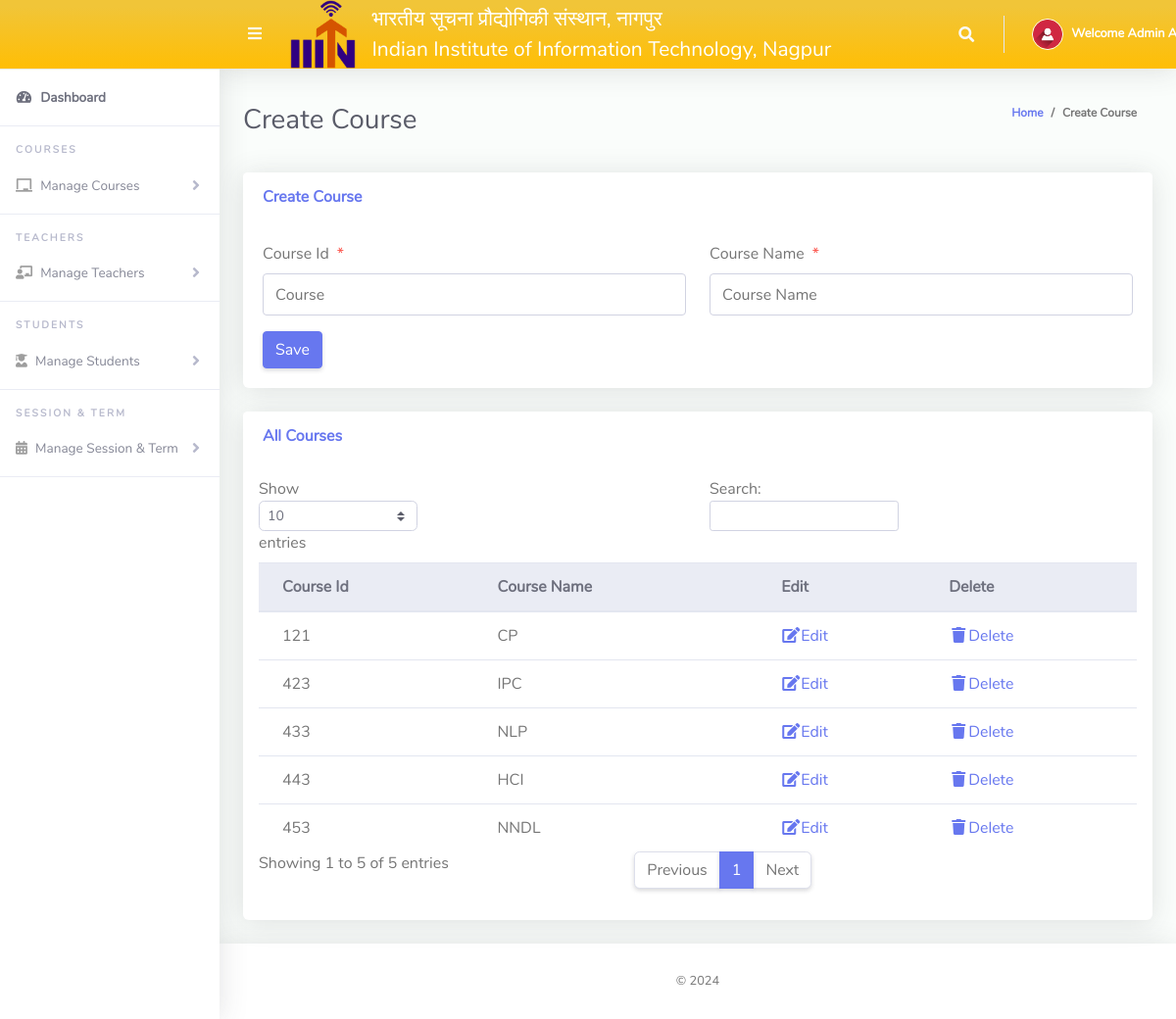
The app's page /Admin/createClass.php (signed in) with its own data.
### tables this page shows
CREATE TABLE `tblcourse` (
  `courseId` int(10) NOT NULL,
  `courseName` varchar(255) NOT NULL
);

### Admin/createClass.php (the view, shortened to what this page needs)
<?php
include '../Includes/dbcon.php';
?>
<!DOCTYPE html>
<html lang="en">
<head>
  <link href="../vendor/fontawesome-free/css/all.min.css" rel="stylesheet" type="text/css">
  <link href="../vendor/bootstrap/css/bootstrap.min.css" rel="stylesheet" type="text/css">
  <link href="css/ruang-admin.min.css" rel="stylesheet">
</head>
<body id="page-top">
  <div id="wrapper">
      <?php include "Includes/sidebar.php";?>
    <div id="content-wrapper" class="d-flex flex-column">
      <div id="content">
       <?php include "Includes/topbar.php";?>
        <div class="container-fluid" id="container-wrapper">
          <div class="d-sm-flex align-items-center justify-content-between mb-4">
            <h1 class="h3 mb-0 text-gray-800">Create Course</h1>
            <ol class="breadcrumb">
              <li class="breadcrumb-item"><a href="./">Home</a></li>
              <li class="breadcrumb-item active" aria-current="page">Create Course</li>
            </ol>
          </div>
          <div class="row">
            <div class="col-lg-12">
              <div class="card mb-4">
                <div class="card-header py-3 d-flex flex-row align-items-center justify-content-between">
                  <h6 class="m-0 font-weight-bold text-primary">Create Course</h6>
                </div>
                <div class="card-body">
                  <form method="post">
                    <div class="form-group row mb-3">
                    <div class="col-xl-6">
                            <label class="form-control-label">Course Id<span class="text-danger ml-2">*</span></label>
                      <input type="text" class="form-control" name="courseId" value="<?php echo $row['courseId'];?>" id="exampleInputFirstName" placeholder="Course">
                        </div>
                        <div class="col-xl-6">
                            <label class="form-control-label">Course Name<span class="text-danger ml-2">*</span></label>
                      <input type="text" class="form-control" name="courseName" value="<?php echo $row['courseName'];?>" id="exampleInputFirstName" placeholder="Course Name">
                        </div>
                    </div>
                      <?php
                    if (isset($Id))
                    {
                    ?>
                    <button type="submit" name="update" class="btn btn-warning">Update</button>
                    &nbsp;&nbsp;&nbsp;&nbsp;&nbsp;&nbsp;&nbsp;&nbsp;&nbsp;&nbsp;
                    <?php
                    } else {
                    ?>
                    <button type="submit" name="save" class="btn btn-primary">Save</button>
                    <?php
                    }
                    ?>
                  </form>
                </div>
              </div>
                 <div class="row">
              <div class="col-lg-12">
              <div class="card mb-4">
                <div class="card-header py-3 d-flex flex-row align-items-center justify-content-between">
                  <h6 class="m-0 font-weight-bold text-primary">All Courses</h6>
                </div>
                <div class="table-responsive p-3">
                  <table class="table align-items-center table-flush table-hover" id="dataTableHover">
                    <thead class="thead-light">
                      <tr>
                        <th>Course Id</th>
                        <th>Course Name</th>
                        <th>Edit</th>
                        <th>Delete</th>
                      </tr>
                    </thead>
                    <tbody>
                  <?php
                      $query = "SELECT * FROM tblcourse";
                      $rs = $conn->query($query);
                      $num = $rs->num_rows;
                      if($num > 0)
                      {
                        while ($rows = $rs->fetch_assoc())
                          {
                            echo"
                              <tr>
                                <td>".$rows['courseId']."</td>
                                <td>".$rows['courseName']."</td>
                                <td><a href='?action=edit&Id=".$rows['courseId']."'><i class='fas fa-fw fa-edit'></i>Edit</a></td>
                                <td><a href='?action=delete&Id=".$rows['courseId']."'><i class='fas fa-fw fa-trash'></i>Delete</a></td>
                              </tr>";
                          }
                      }
                      else
                      {
                           echo
                           "<div class='alert alert-danger' role='alert'>
                            No Record Found!
                            </div>";
                      }
                      ?>
                    </tbody>
                  </table>
                </div>
              </div>
            </div>
            </div>
          </div>
        </div>
      </div>
       <?php include "Includes/footer.php";?>
    </div>
  </div>
</body>
</html>

### Admin/Includes/topbar.php (shortened to what this page needs)
<?php
  $query = "SELECT * FROM tbladmin WHERE Id = ".$_SESSION['userId']."";
  $rs = $conn->query($query);
  $rows = $rs->fetch_assoc();
  $fullName = $rows['firstName']." ".$rows['lastName'];
?>
<nav class="navbar navbar-expand navbar-light bg-gradient-primary topbar mb-4 static-top">
  <button id="sidebarToggleTop" class="btn btn-link rounded-circle mr-3">
    <i class="fa fa-bars"></i>
  </button>
  <img src="../img/logo/iiitn.png" style="width:70px;height:70px">
          <div class="sidebar-brand-text mx-3" style="white-space: nowrap; color:white; font-size: 21px;">
              भारतीय सूचना प्रौद्योगिकी संस्थान, नागपुर<br>
              Indian Institute of Information Technology, Nagpur <br>
          </div>
          <ul class="navbar-nav ml-auto">
            <li class="nav-item dropdown no-arrow">
              <a class="nav-link dropdown-toggle" href="#" id="searchDropdown" role="button" data-toggle="dropdown"
                aria-haspopup="true" aria-expanded="false">
                <i class="fas fa-search fa-fw"></i>
              </a>
            </li>
            <li class="nav-item dropdown no-arrow">
              <a class="nav-link dropdown-toggle" href="#" id="userDropdown" role="button" data-toggle="dropdown"
                aria-haspopup="true" aria-expanded="false">
                <img class="img-profile rounded-circle" src="img/user-icn.png" style="max-width: 60px">
                <span class="ml-2 d-none d-lg-inline text-white small"><b>Welcome <?php echo $fullName;?></b></span>
              </a>
            </li>
          </ul>
        </nav>

### records on screen
tblcourse: courseId "423", courseName "IPC"
tblcourse: courseId "433", courseName "NLP"
tblcourse: courseId "443", courseName "HCI"
tblcourse: courseId "453", courseName "NNDL"
tblcourse: courseId "121", courseName "CP"

### other values on screen
$fullName "Admin…"
